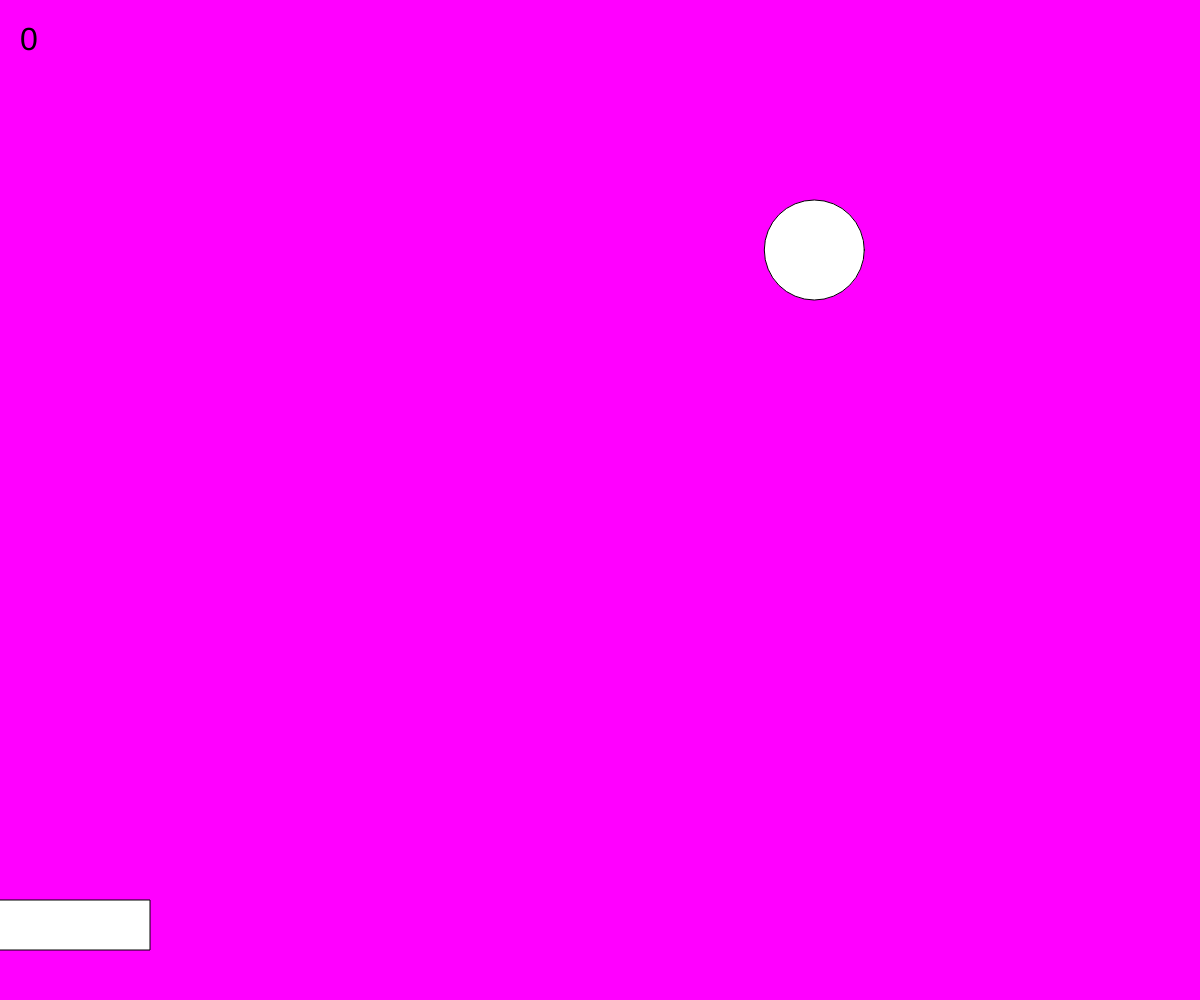
Frame 1 (no input)
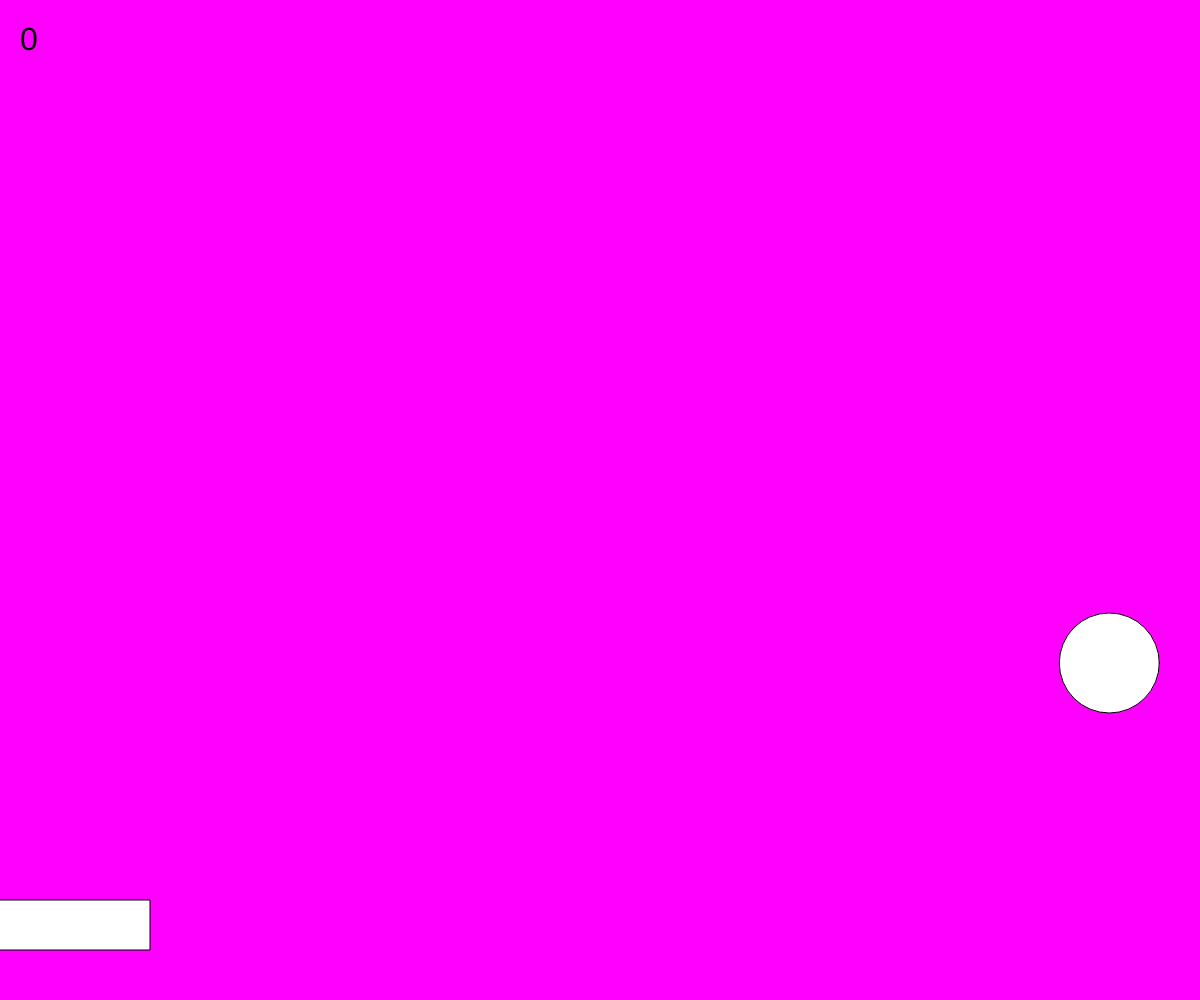
Frame 60 (no input)
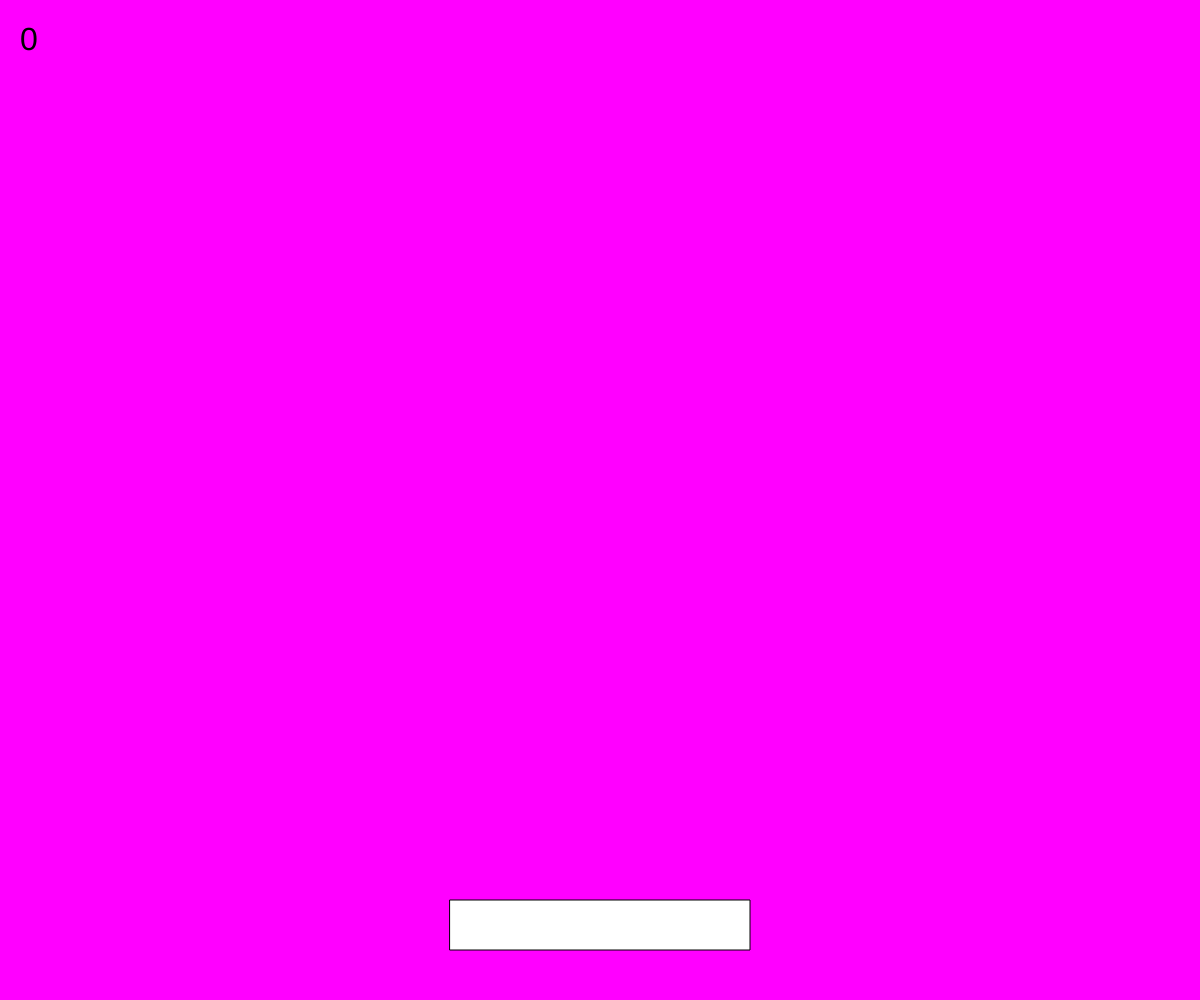
Frame 120 (the mouse pressed at the canvas centre since frame 60)

The p5.js sketch that drew these frames (run headless with seeded random() and noise() and a simulated clock; from frame 60 on, the mouse is pressed at the canvas centre):

// p5.js sketch
// ── sketch.js
/*To Do:
  - Speed up the ball
  - Add something in the way
  - Add sounds
  - Change the color of the ball when it hits the paddle
  - Add title
  - Change the angle of the ball's velocity depending on where it hits the paddle
  - Display game over text
  - Import an image
  - Use keyboard controls
*/

var x;                        //The ball's x position
var y;                        //The ball's y position
var diameter = 100;           //The ball's diameter
var xSpeed = 5;               //The ball's xSpeed
var ySpeed = 7;               //The ball's ySpeed
var paddle_width = 300;       //The paddle's width
var paddle_height = 50;       //The paddle's height
var paddle_x;                 //The paddle's x position
var paddle_y;                 //The paddle's y position
var score = 0                 //The player's score


function setup() {
  createCanvas(windowWidth, windowHeight);  //Create the canvas (same size as the window)
  x = random(diameter, width-diameter);     //Set the starting x position of the ball                        
  y = height/4;                             //Set the starting y position of the ball
  paddle_y = height-100;                    //Set the paddle's y position
}

function draw() {
  background(255, 0, 255);                  //Set the background color (magenta)
  
  textSize(32);
  text(score, 20, 50);

  paddle_x = mouseX - paddle_width/2;       //Place the x position of the paddle so that the mouse is in the center
  ellipse(x, y, diameter, diameter);        //Draw the ball
  rect(paddle_x, paddle_y, paddle_width, paddle_height)   //Draw the paddle
  x = x + xSpeed;                           //Move the ball on the x axis
  y = y + ySpeed;                           //Move the ball on the y axis

  // This code makes the ball bounce off the paddle
  if(y >= paddle_y - diameter/2) {          //First check if the ball is at or below the top of the paddle
    if(x > paddle_x) {                      //Then check if the ball is to the right of the left side of the paddle
      if(x < paddle_x + paddle_width) {     //Then check if the ball is to the left of the right side of the paddle
        if(y < paddle_y + ySpeed + 1 - diameter/2) {    //The make sure the ball isn't below the paddle
          ySpeed = ySpeed * -1;             //If all of the above things are true, negate the ball's y speed
          score = score + 1;
          console.log(score);
          //mySound.play();
        }
      }
    }
  }

  //Check to see if the ball is at or above the top of the screen
  //If it is, negate the y speed
  if(y <= diameter/2) {
    ySpeed = ySpeed * -1;
  }

  //Check to see if the ball is at or beyond the right side of the screen
  //If it is, negate the x speed
  if(x > width - diameter/2) {
    xSpeed = xSpeed * -1;
  }

  //Check to see if the ball is at or beyond the left side of the screen
  //If it is, negate the x speed
  if(x <= diameter/2) {
    xSpeed = xSpeed * -1;
  }

  if(y > height + 200) {
    score = 0;
    y = height/4;
  }
}
